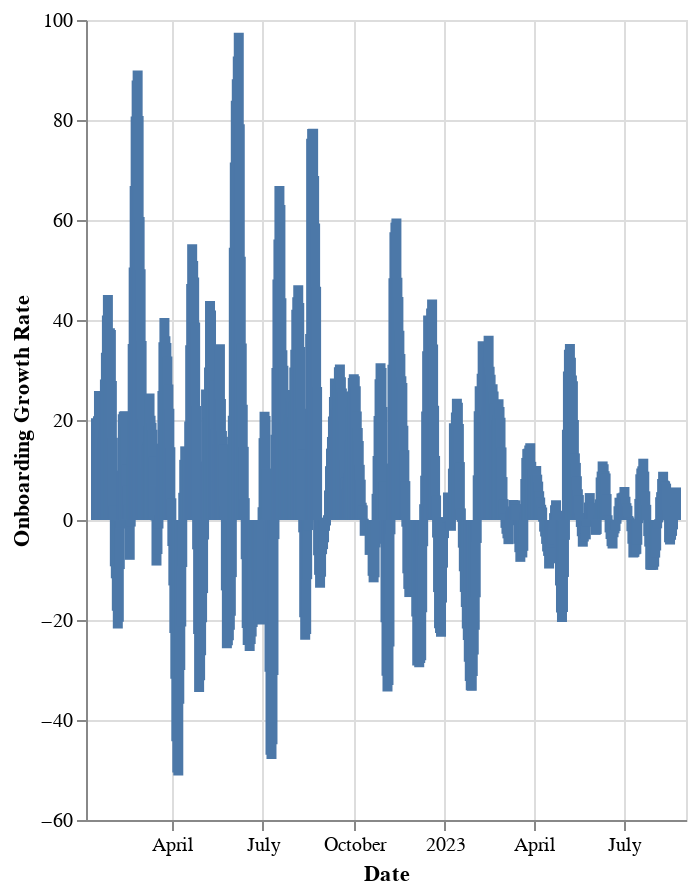

Notebook source saved alongside this figure:
### Markdown cell above
:::

### Code cell
# | output: true

display(Markdown(f"### Onboarding Growth Rate (7 day rolling average)"))

df["growth_rate"] = df["onboarded_tibs"].pct_change(periods=7).rolling(7).mean() * 100
recent_df = df[df["date"] > "2022-01-01"]

alt.Chart(recent_df).mark_bar().encode(
    x=alt.X("date:T", title="Date"),
    y=alt.Y("growth_rate:Q", title="Onboarding Growth Rate"),
    # color=alt.value("#55595c"),
    tooltip=[
        alt.Tooltip("date:T", title="Date"),
        alt.Tooltip("growth_rate:Q", title="Onboarding Growth Rate"),
    ],
).properties(
    width="container",
    height=400,
)

### Figure 1 — Vega-Lite specification as saved in the notebook (floating-point values rounded to 4 significant figures; data arrays with more than 128 entries replaced by an {"elided": "..."} marker saying what was removed)
{"config": {"view": {"continuousWidth": 300, "continuousHeight": 300}}, "data": {"name": "data-bcb56eb90e3971fc04b5e854a127e2dd"}, "mark": {"type": "bar"}, "encoding": {"tooltip": [{"field": "date", "title": "Date", "type": "temporal"}, {"field": "growth_rate", "title": "Onboarding Growth Rate", "type": "quantitative"}], "x": {"field": "date", "title": "Date", "type": "temporal"}, "y": {"field": "growth_rate", "title": "Onboarding Growth Rate", "type": "quantitative"}}, "height": 400, "width": "container", "$schema": "https://vega.github.io/schema/vega-lite/v5.8.0.json", "datasets": {"data-bcb56eb90e3971fc04b5e854a127e2dd": {"elided": "598 records"}}}
